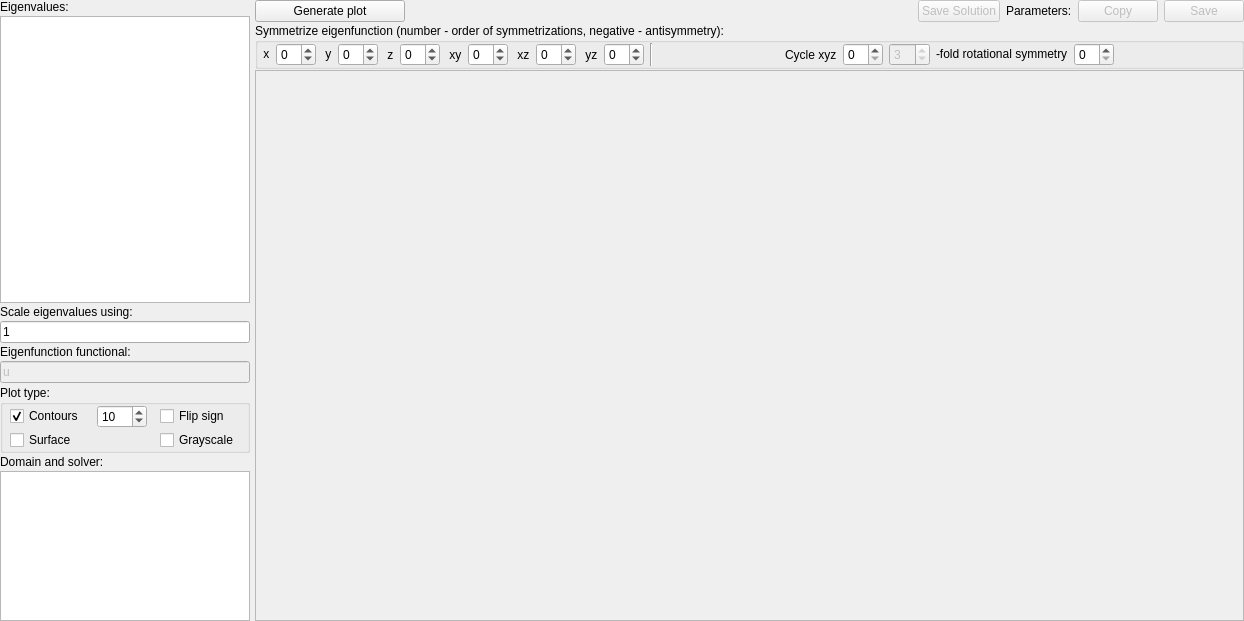
<?xml version="1.0" encoding="UTF-8"?>
<ui version="4.0">
 <class>SolutionTab</class>
 <widget class="QWidget" name="SolutionTab">
  <property name="geometry">
   <rect>
    <x>0</x>
    <y>0</y>
    <width>1244</width>
    <height>621</height>
   </rect>
  </property>
  <property name="windowTitle">
   <string>SolutionTab</string>
  </property>
  <layout class="QVBoxLayout" name="verticalLayout_2">
   <property name="spacing">
    <number>1</number>
   </property>
   <property name="leftMargin">
    <number>0</number>
   </property>
   <property name="topMargin">
    <number>0</number>
   </property>
   <property name="rightMargin">
    <number>0</number>
   </property>
   <property name="bottomMargin">
    <number>0</number>
   </property>
   <item>
    <layout class="QHBoxLayout" name="horizontalLayout">
     <property name="spacing">
      <number>5</number>
     </property>
     <item>
      <layout class="QVBoxLayout" name="verticalLayout">
       <property name="spacing">
        <number>2</number>
       </property>
       <item>
        <widget class="QLabel" name="label">
         <property name="text">
          <string>Eigenvalues:</string>
         </property>
        </widget>
       </item>
       <item>
        <widget class="QListWidget" name="eigList">
         <property name="sizePolicy">
          <sizepolicy hsizetype="Fixed" vsizetype="Expanding">
           <horstretch>0</horstretch>
           <verstretch>0</verstretch>
          </sizepolicy>
         </property>
         <property name="minimumSize">
          <size>
           <width>250</width>
           <height>0</height>
          </size>
         </property>
         <property name="maximumSize">
          <size>
           <width>250</width>
           <height>16777215</height>
          </size>
         </property>
        </widget>
       </item>
       <item>
        <widget class="QLabel" name="label_3">
         <property name="sizePolicy">
          <sizepolicy hsizetype="Fixed" vsizetype="Fixed">
           <horstretch>0</horstretch>
           <verstretch>0</verstretch>
          </sizepolicy>
         </property>
         <property name="text">
          <string>Scale eigenvalues using:</string>
         </property>
        </widget>
       </item>
       <item>
        <widget class="QLineEdit" name="functional">
         <property name="enabled">
          <bool>true</bool>
         </property>
         <property name="sizePolicy">
          <sizepolicy hsizetype="Fixed" vsizetype="Fixed">
           <horstretch>0</horstretch>
           <verstretch>0</verstretch>
          </sizepolicy>
         </property>
         <property name="minimumSize">
          <size>
           <width>250</width>
           <height>0</height>
          </size>
         </property>
         <property name="maximumSize">
          <size>
           <width>250</width>
           <height>16777215</height>
          </size>
         </property>
         <property name="text">
          <string>1</string>
         </property>
        </widget>
       </item>
       <item>
        <widget class="QLabel" name="label_5">
         <property name="sizePolicy">
          <sizepolicy hsizetype="Fixed" vsizetype="Preferred">
           <horstretch>0</horstretch>
           <verstretch>0</verstretch>
          </sizepolicy>
         </property>
         <property name="text">
          <string>Eigenfunction functional:</string>
         </property>
        </widget>
       </item>
       <item>
        <widget class="QLineEdit" name="eigenfunctionFunctional">
         <property name="enabled">
          <bool>false</bool>
         </property>
         <property name="minimumSize">
          <size>
           <width>250</width>
           <height>0</height>
          </size>
         </property>
         <property name="maximumSize">
          <size>
           <width>250</width>
           <height>16777215</height>
          </size>
         </property>
         <property name="text">
          <string>u</string>
         </property>
        </widget>
       </item>
       <item>
        <widget class="QGroupBox" name="groupBox_2">
         <property name="sizePolicy">
          <sizepolicy hsizetype="Fixed" vsizetype="Fixed">
           <horstretch>0</horstretch>
           <verstretch>0</verstretch>
          </sizepolicy>
         </property>
         <property name="minimumSize">
          <size>
           <width>250</width>
           <height>0</height>
          </size>
         </property>
         <property name="maximumSize">
          <size>
           <width>250</width>
           <height>16777215</height>
          </size>
         </property>
         <property name="title">
          <string>Plot type:</string>
         </property>
         <layout class="QGridLayout" name="gridLayout">
          <property name="leftMargin">
           <number>0</number>
          </property>
          <property name="topMargin">
           <number>0</number>
          </property>
          <property name="rightMargin">
           <number>0</number>
          </property>
          <property name="bottomMargin">
           <number>0</number>
          </property>
          <property name="horizontalSpacing">
           <number>-1</number>
          </property>
          <property name="verticalSpacing">
           <number>2</number>
          </property>
          <item row="0" column="0">
           <widget class="QCheckBox" name="contours">
            <property name="sizePolicy">
             <sizepolicy hsizetype="Fixed" vsizetype="Fixed">
              <horstretch>0</horstretch>
              <verstretch>0</verstretch>
             </sizepolicy>
            </property>
            <property name="text">
             <string>Contours</string>
            </property>
            <property name="checked">
             <bool>true</bool>
            </property>
            <property name="autoExclusive">
             <bool>true</bool>
            </property>
           </widget>
          </item>
          <item row="0" column="2">
           <widget class="QSpinBox" name="numContours">
            <property name="sizePolicy">
             <sizepolicy hsizetype="Fixed" vsizetype="Fixed">
              <horstretch>0</horstretch>
              <verstretch>0</verstretch>
             </sizepolicy>
            </property>
            <property name="minimumSize">
             <size>
              <width>50</width>
              <height>0</height>
             </size>
            </property>
            <property name="maximumSize">
             <size>
              <width>50</width>
              <height>16777215</height>
             </size>
            </property>
            <property name="minimum">
             <number>0</number>
            </property>
            <property name="maximum">
             <number>99</number>
            </property>
            <property name="value">
             <number>10</number>
            </property>
           </widget>
          </item>
          <item row="1" column="3">
           <widget class="QCheckBox" name="grayscale">
            <property name="text">
             <string>Grayscale</string>
            </property>
           </widget>
          </item>
          <item row="1" column="0">
           <widget class="QCheckBox" name="surface">
            <property name="enabled">
             <bool>true</bool>
            </property>
            <property name="sizePolicy">
             <sizepolicy hsizetype="Fixed" vsizetype="Fixed">
              <horstretch>0</horstretch>
              <verstretch>0</verstretch>
             </sizepolicy>
            </property>
            <property name="text">
             <string>Surface</string>
            </property>
            <property name="autoExclusive">
             <bool>true</bool>
            </property>
           </widget>
          </item>
          <item row="0" column="3">
           <widget class="QCheckBox" name="flip">
            <property name="sizePolicy">
             <sizepolicy hsizetype="Fixed" vsizetype="Fixed">
              <horstretch>0</horstretch>
              <verstretch>0</verstretch>
             </sizepolicy>
            </property>
            <property name="text">
             <string>Flip sign</string>
            </property>
           </widget>
          </item>
         </layout>
        </widget>
       </item>
       <item>
        <widget class="QLabel" name="label_2">
         <property name="text">
          <string>Domain and solver:</string>
         </property>
        </widget>
       </item>
       <item>
        <widget class="QTextEdit" name="domainData">
         <property name="sizePolicy">
          <sizepolicy hsizetype="Fixed" vsizetype="Fixed">
           <horstretch>0</horstretch>
           <verstretch>0</verstretch>
          </sizepolicy>
         </property>
         <property name="minimumSize">
          <size>
           <width>250</width>
           <height>150</height>
          </size>
         </property>
         <property name="maximumSize">
          <size>
           <width>250</width>
           <height>150</height>
          </size>
         </property>
         <property name="readOnly">
          <bool>true</bool>
         </property>
        </widget>
       </item>
       <item>
        <layout class="QHBoxLayout" name="horizontalLayout_4"/>
       </item>
      </layout>
     </item>
     <item>
      <layout class="QVBoxLayout" name="verticalLayout_3">
       <property name="spacing">
        <number>1</number>
       </property>
       <item>
        <layout class="QHBoxLayout" name="horizontalLayout_3">
         <item>
          <widget class="QPushButton" name="genPlot">
           <property name="sizePolicy">
            <sizepolicy hsizetype="Fixed" vsizetype="Fixed">
             <horstretch>0</horstretch>
             <verstretch>0</verstretch>
            </sizepolicy>
           </property>
           <property name="minimumSize">
            <size>
             <width>150</width>
             <height>0</height>
            </size>
           </property>
           <property name="maximumSize">
            <size>
             <width>200</width>
             <height>16777215</height>
            </size>
           </property>
           <property name="text">
            <string>Generate plot</string>
           </property>
          </widget>
         </item>
         <item>
          <spacer name="horizontalSpacer_4">
           <property name="orientation">
            <enum>Qt::Horizontal</enum>
           </property>
           <property name="sizeHint" stdset="0">
            <size>
             <width>40</width>
             <height>20</height>
            </size>
           </property>
          </spacer>
         </item>
         <item>
          <widget class="QPushButton" name="saveSolution">
           <property name="enabled">
            <bool>false</bool>
           </property>
           <property name="sizePolicy">
            <sizepolicy hsizetype="Fixed" vsizetype="Fixed">
             <horstretch>0</horstretch>
             <verstretch>0</verstretch>
            </sizepolicy>
           </property>
           <property name="text">
            <string>Save Solution</string>
           </property>
          </widget>
         </item>
         <item>
          <widget class="QLabel" name="label_7">
           <property name="sizePolicy">
            <sizepolicy hsizetype="Fixed" vsizetype="Fixed">
             <horstretch>0</horstretch>
             <verstretch>0</verstretch>
            </sizepolicy>
           </property>
           <property name="text">
            <string>Parameters:</string>
           </property>
          </widget>
         </item>
         <item>
          <widget class="QPushButton" name="pushButton_2">
           <property name="enabled">
            <bool>false</bool>
           </property>
           <property name="text">
            <string>Copy</string>
           </property>
          </widget>
         </item>
         <item>
          <widget class="QPushButton" name="pushButton">
           <property name="enabled">
            <bool>false</bool>
           </property>
           <property name="sizePolicy">
            <sizepolicy hsizetype="Fixed" vsizetype="Fixed">
             <horstretch>0</horstretch>
             <verstretch>0</verstretch>
            </sizepolicy>
           </property>
           <property name="text">
            <string>Save</string>
           </property>
          </widget>
         </item>
        </layout>
       </item>
       <item>
        <widget class="QGroupBox" name="symBox">
         <property name="sizePolicy">
          <sizepolicy hsizetype="Expanding" vsizetype="Fixed">
           <horstretch>0</horstretch>
           <verstretch>0</verstretch>
          </sizepolicy>
         </property>
         <property name="title">
          <string>Symmetrize eigenfunction (number - order of symmetrizations, negative - antisymmetry):</string>
         </property>
         <layout class="QVBoxLayout" name="verticalLayout_4">
          <property name="spacing">
           <number>0</number>
          </property>
          <property name="leftMargin">
           <number>2</number>
          </property>
          <property name="topMargin">
           <number>0</number>
          </property>
          <property name="rightMargin">
           <number>2</number>
          </property>
          <property name="bottomMargin">
           <number>0</number>
          </property>
          <item>
           <layout class="QHBoxLayout" name="horizontalLayout_2">
            <item>
             <widget class="QLabel" name="label_4">
              <property name="sizePolicy">
               <sizepolicy hsizetype="Fixed" vsizetype="Fixed">
                <horstretch>0</horstretch>
                <verstretch>0</verstretch>
               </sizepolicy>
              </property>
              <property name="text">
               <string> x</string>
              </property>
             </widget>
            </item>
            <item>
             <widget class="QSpinBox" name="symX">
              <property name="minimumSize">
               <size>
                <width>40</width>
                <height>0</height>
               </size>
              </property>
              <property name="maximumSize">
               <size>
                <width>40</width>
                <height>16777215</height>
               </size>
              </property>
              <property name="minimum">
               <number>-9</number>
              </property>
              <property name="maximum">
               <number>9</number>
              </property>
             </widget>
            </item>
            <item>
             <widget class="QLabel" name="label_6">
              <property name="sizePolicy">
               <sizepolicy hsizetype="Fixed" vsizetype="Fixed">
                <horstretch>0</horstretch>
                <verstretch>0</verstretch>
               </sizepolicy>
              </property>
              <property name="text">
               <string> y</string>
              </property>
             </widget>
            </item>
            <item>
             <widget class="QSpinBox" name="symY">
              <property name="minimumSize">
               <size>
                <width>40</width>
                <height>0</height>
               </size>
              </property>
              <property name="maximumSize">
               <size>
                <width>40</width>
                <height>16777215</height>
               </size>
              </property>
              <property name="minimum">
               <number>-9</number>
              </property>
              <property name="maximum">
               <number>9</number>
              </property>
             </widget>
            </item>
            <item>
             <widget class="QLabel" name="labelZ">
              <property name="sizePolicy">
               <sizepolicy hsizetype="Fixed" vsizetype="Minimum">
                <horstretch>0</horstretch>
                <verstretch>0</verstretch>
               </sizepolicy>
              </property>
              <property name="text">
               <string> z</string>
              </property>
             </widget>
            </item>
            <item>
             <widget class="QSpinBox" name="symZ">
              <property name="sizePolicy">
               <sizepolicy hsizetype="Fixed" vsizetype="Fixed">
                <horstretch>0</horstretch>
                <verstretch>0</verstretch>
               </sizepolicy>
              </property>
              <property name="minimumSize">
               <size>
                <width>40</width>
                <height>0</height>
               </size>
              </property>
              <property name="maximumSize">
               <size>
                <width>40</width>
                <height>16777215</height>
               </size>
              </property>
              <property name="minimum">
               <number>-9</number>
              </property>
              <property name="maximum">
               <number>9</number>
              </property>
             </widget>
            </item>
            <item>
             <widget class="QLabel" name="label_8">
              <property name="sizePolicy">
               <sizepolicy hsizetype="Fixed" vsizetype="Minimum">
                <horstretch>0</horstretch>
                <verstretch>0</verstretch>
               </sizepolicy>
              </property>
              <property name="text">
               <string> xy</string>
              </property>
             </widget>
            </item>
            <item>
             <widget class="QSpinBox" name="symXY">
              <property name="sizePolicy">
               <sizepolicy hsizetype="Fixed" vsizetype="Fixed">
                <horstretch>0</horstretch>
                <verstretch>0</verstretch>
               </sizepolicy>
              </property>
              <property name="minimumSize">
               <size>
                <width>40</width>
                <height>0</height>
               </size>
              </property>
              <property name="maximumSize">
               <size>
                <width>40</width>
                <height>16777215</height>
               </size>
              </property>
              <property name="minimum">
               <number>-9</number>
              </property>
              <property name="maximum">
               <number>9</number>
              </property>
             </widget>
            </item>
            <item>
             <widget class="QLabel" name="labelXZ">
              <property name="sizePolicy">
               <sizepolicy hsizetype="Fixed" vsizetype="Minimum">
                <horstretch>0</horstretch>
                <verstretch>0</verstretch>
               </sizepolicy>
              </property>
              <property name="text">
               <string> xz</string>
              </property>
             </widget>
            </item>
            <item>
             <widget class="QSpinBox" name="symXZ">
              <property name="sizePolicy">
               <sizepolicy hsizetype="Fixed" vsizetype="Fixed">
                <horstretch>0</horstretch>
                <verstretch>0</verstretch>
               </sizepolicy>
              </property>
              <property name="minimumSize">
               <size>
                <width>40</width>
                <height>0</height>
               </size>
              </property>
              <property name="maximumSize">
               <size>
                <width>40</width>
                <height>16777215</height>
               </size>
              </property>
              <property name="minimum">
               <number>-9</number>
              </property>
              <property name="maximum">
               <number>9</number>
              </property>
             </widget>
            </item>
            <item>
             <widget class="QLabel" name="labelYZ">
              <property name="sizePolicy">
               <sizepolicy hsizetype="Fixed" vsizetype="Minimum">
                <horstretch>0</horstretch>
                <verstretch>0</verstretch>
               </sizepolicy>
              </property>
              <property name="text">
               <string> yz</string>
              </property>
             </widget>
            </item>
            <item>
             <widget class="QSpinBox" name="symYZ">
              <property name="sizePolicy">
               <sizepolicy hsizetype="Fixed" vsizetype="Fixed">
                <horstretch>0</horstretch>
                <verstretch>0</verstretch>
               </sizepolicy>
              </property>
              <property name="minimumSize">
               <size>
                <width>40</width>
                <height>0</height>
               </size>
              </property>
              <property name="maximumSize">
               <size>
                <width>40</width>
                <height>16777215</height>
               </size>
              </property>
              <property name="minimum">
               <number>-9</number>
              </property>
              <property name="maximum">
               <number>9</number>
              </property>
             </widget>
            </item>
            <item>
             <widget class="Line" name="line_2">
              <property name="orientation">
               <enum>Qt::Vertical</enum>
              </property>
             </widget>
            </item>
            <item>
             <spacer name="horizontalSpacer_2">
              <property name="orientation">
               <enum>Qt::Horizontal</enum>
              </property>
              <property name="sizeHint" stdset="0">
               <size>
                <width>40</width>
                <height>20</height>
               </size>
              </property>
             </spacer>
            </item>
            <item>
             <widget class="QLabel" name="labelXYZ">
              <property name="text">
               <string>Cycle xyz</string>
              </property>
             </widget>
            </item>
            <item>
             <widget class="QSpinBox" name="symXYZ">
              <property name="sizePolicy">
               <sizepolicy hsizetype="Fixed" vsizetype="Fixed">
                <horstretch>0</horstretch>
                <verstretch>0</verstretch>
               </sizepolicy>
              </property>
              <property name="minimumSize">
               <size>
                <width>40</width>
                <height>0</height>
               </size>
              </property>
              <property name="maximumSize">
               <size>
                <width>40</width>
                <height>16777215</height>
               </size>
              </property>
              <property name="minimum">
               <number>0</number>
              </property>
              <property name="maximum">
               <number>9</number>
              </property>
             </widget>
            </item>
            <item>
             <widget class="QSpinBox" name="rotations">
              <property name="enabled">
               <bool>false</bool>
              </property>
              <property name="minimum">
               <number>2</number>
              </property>
              <property name="value">
               <number>3</number>
              </property>
             </widget>
            </item>
            <item>
             <widget class="QLabel" name="labelRotations">
              <property name="sizePolicy">
               <sizepolicy hsizetype="Fixed" vsizetype="Fixed">
                <horstretch>0</horstretch>
                <verstretch>0</verstretch>
               </sizepolicy>
              </property>
              <property name="text">
               <string>-fold rotational symmetry</string>
              </property>
             </widget>
            </item>
            <item>
             <widget class="QSpinBox" name="symXXXX">
              <property name="sizePolicy">
               <sizepolicy hsizetype="Fixed" vsizetype="Fixed">
                <horstretch>0</horstretch>
                <verstretch>0</verstretch>
               </sizepolicy>
              </property>
              <property name="minimumSize">
               <size>
                <width>40</width>
                <height>0</height>
               </size>
              </property>
              <property name="maximumSize">
               <size>
                <width>40</width>
                <height>16777215</height>
               </size>
              </property>
              <property name="maximum">
               <number>9</number>
              </property>
             </widget>
            </item>
            <item>
             <spacer name="horizontalSpacer">
              <property name="orientation">
               <enum>Qt::Horizontal</enum>
              </property>
              <property name="sizeHint" stdset="0">
               <size>
                <width>40</width>
                <height>20</height>
               </size>
              </property>
             </spacer>
            </item>
           </layout>
          </item>
         </layout>
        </widget>
       </item>
       <item>
        <widget class="QFrame" name="eigenFrame">
         <property name="sizePolicy">
          <sizepolicy hsizetype="Expanding" vsizetype="Expanding">
           <horstretch>0</horstretch>
           <verstretch>0</verstretch>
          </sizepolicy>
         </property>
         <property name="frameShape">
          <enum>QFrame::StyledPanel</enum>
         </property>
         <property name="frameShadow">
          <enum>QFrame::Raised</enum>
         </property>
        </widget>
       </item>
      </layout>
     </item>
    </layout>
   </item>
  </layout>
 </widget>
 <layoutdefault spacing="6" margin="11"/>
 <resources/>
 <connections/>
</ui>
